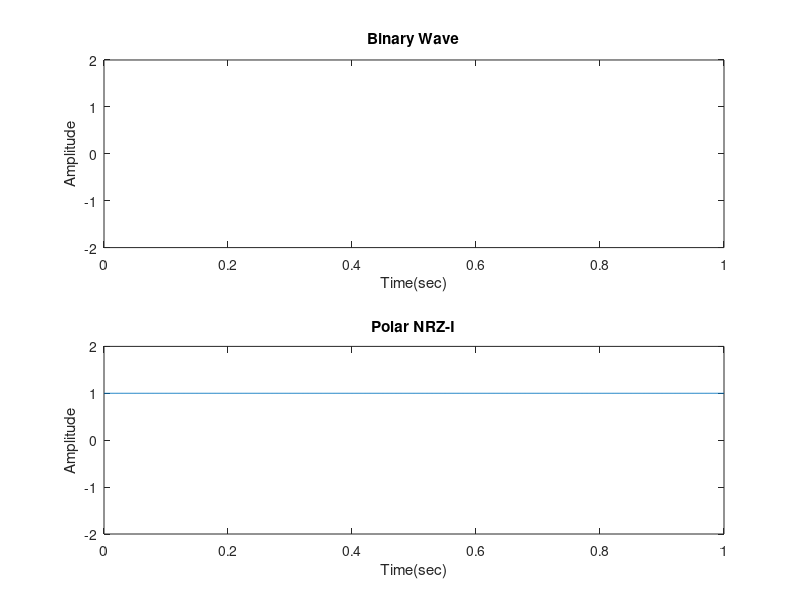

The MATLAB script that drew this image:
clc;
clear;
close all;

b = input('Enter Binary Sequence : ','s');
b = b - '0';
n = length(b);
t = 0:0.001:n;

b_p = 2*b-1;
for i = 1:n
    bw(i*1000:(i+1)*1000) = b_p(i);
end
bw = bw(1000:end);

figure;
subplot(2,1,1);
plot(t,bw);
axis([0 n -2 +2]);
title('Binary Wave');
xlabel('Time(sec)');
ylabel('Amplitude')

lastbit = 1;
for j = 1:n
    if b(j)==1
        lastbit = -lastbit;
        x(j*1000:(j+1)*1000) = lastbit;
    else
        x(j*1000:(j+1)*1000) = lastbit;
    end
end
x = x(1000:end);


subplot(2,1,2);
plot(t,x);
axis([0 n -2 +2]);
title('Polar NRZ-I')
xlabel('Time(sec)');
ylabel('Amplitude')
